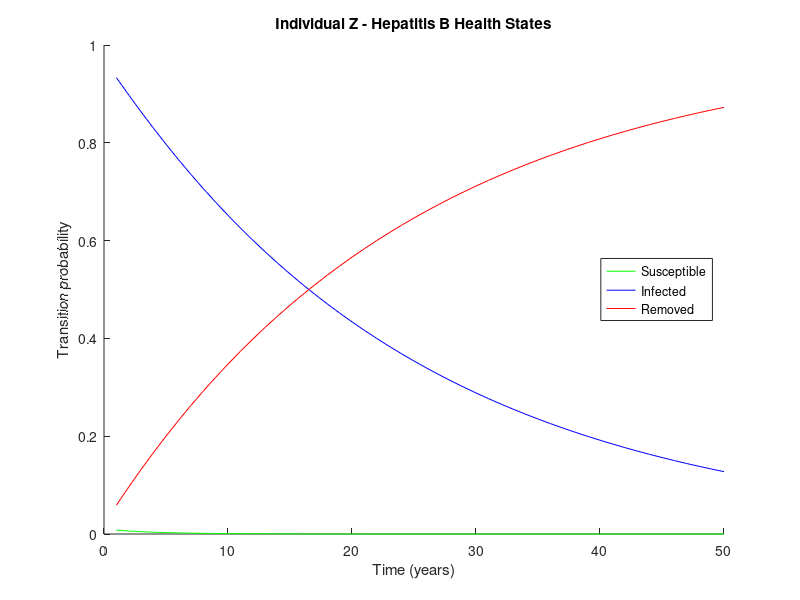

This chart was generated by the following MATLAB code:
T = [
   0.78 0 0 ; 0.21 0.96 0; 0.01 0.04 1
];

X = [ 
    0.60; 0.30; 0.10
];

Y = [
    0.97; 0.02; 0.01
];

Z = [
    0.01; 0.97; 0.02
];

x = linspace(1,50,50);
s = zeros(size(x));
i = zeros(size(x));
r = zeros(size(x));

clf;

for j=1:length(x)
    
    P = (T ^ j) * Z; % Y, Z
    
    S = P(1); % Susceptible
    I = P(2); % Infected
    R = P(3); % Removed
    
    s(j) = S;
    i(j) = I;
    r(j) = R;
    
end

hold on;

plot(x, s, 'g');
plot(x, i, 'b');
plot(x, r, 'r');

legend([{'Susceptible'}, {'Infected'},{'Removed'}], 'Location',"east");
title("Individual Z - Hepatitis B Health States");
xlabel("Time (years)");
ylabel("Transition probability");
